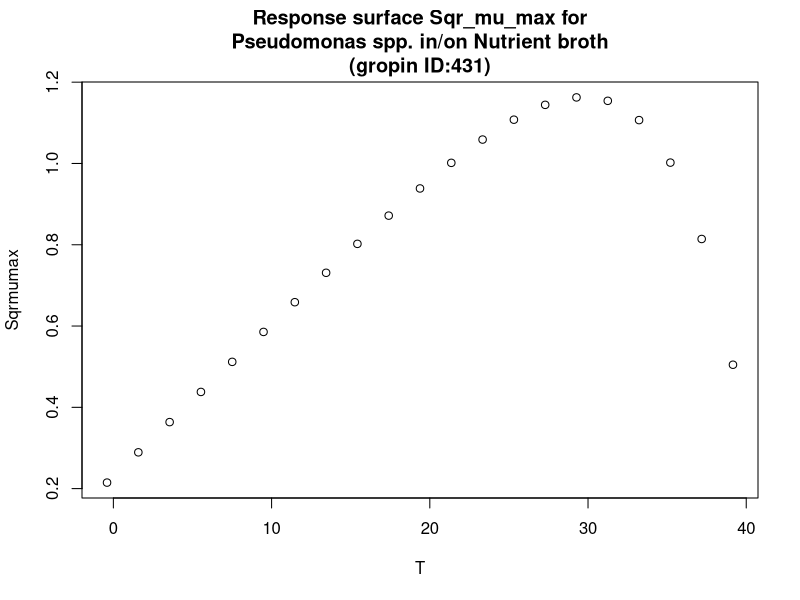

The R script that drew this image:
#############################
# start of Parameter script
#############################
T <- seq(-0.4004,39.1608391608392,length.out=21)
#############################
# end of Parameter script
#############################
############################# 
# start of Model script Gropin ID 431 
#############################
 
# constant coefficients for this model
 
variables <- data.frame(T)
argumentsPar <- unique.data.frame(expand.grid(variables))
 
# heart of the model
response_surface <- function(T) {
   mumax <-0.03772*(T+6.1)*(1-exp(0.1719*(T-41.2)))

	return(mumax=mumax)
} 

# output parameters
responseSurface <- cbind(argumentsPar,response_surface(argumentsPar['T']))
colnames(responseSurface) <- c(colnames(argumentsPar),'Sqrmumax')
#############################
# End of Model script
#############################
############################# 
# start of Visualisation script Gropin ID 431 
#############################
titleText <-'Response surface Sqr_mu_max for
Pseudomonas spp. in/on Nutrient broth
(gropin ID:431)'
plot(T,responseSurface$'Sqrmumax',xlab='T',
                          ylab='Sqrmumax',main=titleText)
#############################
# End of Visualisation script
#############################
